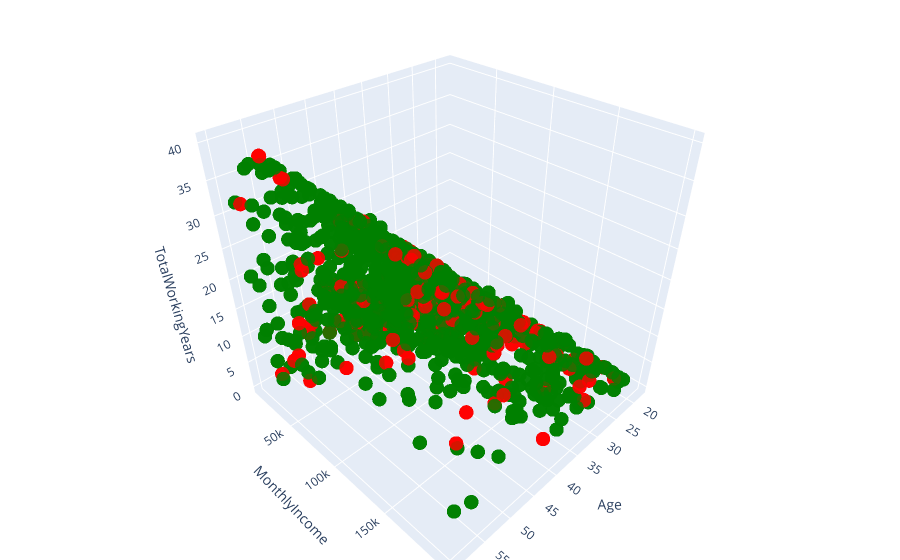

Notebook code cell kept with this figure:
### Code cell
import plotly.graph_objects as go


# Select the features to plot
features = ['Age', 'MonthlyIncome', 'TotalWorkingYears']

# Create the 3D scatter plot
fig = go.Figure(data=[go.Scatter3d(
    x=data[features[0]],
    y=data[features[1]],
    z=data[features[2]],
    mode='markers',
    marker=dict(
        size=5,
        color=data['Attrition'].apply(lambda x: 'green' if x == 'No' else 'red'),
        colorscale='Viridis',
        opacity=0.8
    )
)])

# Customize the layout
fig.update_layout(
    scene = {
        'xaxis_title': features[0],
        'yaxis_title': features[1],
        'zaxis_title': features[2]
    },
    margin={'l': 0, 'r': 0, 'b': 0, 't': 0}
)

# Display the plot
fig.show()

### Figure 1 — Plotly figure (JSON) as saved in the notebook; plotly's stock layout.template omitted (floating-point values rounded to 4 significant figures; data arrays with more than 128 entries replaced by an {"elided": "..."} marker saying what was removed)
{"data": [{"marker": {"color": {"elided": "4410 str values"}, "colorscale": [[0, "#440154"], [0.1111, "#482878"], [0.2222, "#3e4989"], [0.3333, "#31688e"], [0.4444, "#26828e"], [0.5556, "#1f9e89"], [0.6667, "#35b779"], [0.7778, "#6ece58"], [0.8889, "#b5de2b"], [1, "#fde725"]], "opacity": 0.8, "size": 5}, "mode": "markers", "type": "scatter3d", "x": {"elided": "4410 int values"}, "y": {"elided": "4410 int values"}, "z": {"elided": "4410 int values"}}], "layout": {"margin": {"b": 0, "l": 0, "r": 0, "t": 0}, "scene": {"xaxis": {"title": {"text": "Age"}}, "yaxis": {"title": {"text": "MonthlyIncome"}}, "zaxis": {"title": {"text": "TotalWorkingYears"}}}}}
